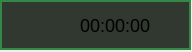
<?xml version="1.0" encoding="UTF-8"?>
<ui version="4.0">
 <class>RecordingStatusWidget</class>
 <widget class="QWidget" name="RecordingStatusWidget">
  <property name="geometry">
   <rect>
    <x>0</x>
    <y>0</y>
    <width>192</width>
    <height>52</height>
   </rect>
  </property>
  <property name="sizePolicy">
   <sizepolicy hsizetype="Minimum" vsizetype="Minimum">
    <horstretch>0</horstretch>
    <verstretch>0</verstretch>
   </sizepolicy>
  </property>
  <property name="windowTitle">
   <string>Form</string>
  </property>
  <property name="styleSheet">
   <string notr="true"/>
  </property>
  <widget class="QFrame" name="RecordStatusFrame">
   <property name="geometry">
    <rect>
     <x>0</x>
     <y>0</y>
     <width>191</width>
     <height>50</height>
    </rect>
   </property>
   <property name="sizePolicy">
    <sizepolicy hsizetype="Minimum" vsizetype="Minimum">
     <horstretch>0</horstretch>
     <verstretch>0</verstretch>
    </sizepolicy>
   </property>
   <property name="styleSheet">
    <string notr="true">background: rgba(0, 10, 0, 0.8);
border: 2px solid #328844;</string>
   </property>
   <property name="frameShape">
    <enum>QFrame::Shape::StyledPanel</enum>
   </property>
   <property name="frameShadow">
    <enum>QFrame::Shadow::Raised</enum>
   </property>
   <layout class="QHBoxLayout" name="horizontalLayout">
    <property name="leftMargin">
     <number>9</number>
    </property>
    <property name="topMargin">
     <number>9</number>
    </property>
    <property name="rightMargin">
     <number>9</number>
    </property>
    <item alignment="Qt::AlignmentFlag::AlignLeft|Qt::AlignmentFlag::AlignVCenter">
     <widget class="QLabel" name="rec_label">
      <property name="sizePolicy">
       <sizepolicy hsizetype="Minimum" vsizetype="Minimum">
        <horstretch>0</horstretch>
        <verstretch>0</verstretch>
       </sizepolicy>
      </property>
      <property name="minimumSize">
       <size>
        <width>28</width>
        <height>28</height>
       </size>
      </property>
      <property name="maximumSize">
       <size>
        <width>28</width>
        <height>28</height>
       </size>
      </property>
      <property name="styleSheet">
       <string notr="true">QLabel{font-weight: bold;
border:none;
font-size:18px;
background-color:transparent;
}

QLabel[active=&quot;true&quot;]{
border-image:url(:/icons/record_indicator.svg)  stretch stretch;
}

QLabel[active=&quot;false&quot;]{
border-image:url(:/icons/record_off_indicator.svg)  stretch stretch;
}</string>
      </property>
      <property name="text">
       <string/>
      </property>
      <property name="margin">
       <number>0</number>
      </property>
      <property name="active" stdset="0">
       <bool>true</bool>
      </property>
     </widget>
    </item>
    <item alignment="Qt::AlignmentFlag::AlignRight|Qt::AlignmentFlag::AlignVCenter">
     <widget class="QLabel" name="duration_label">
      <property name="sizePolicy">
       <sizepolicy hsizetype="Minimum" vsizetype="Minimum">
        <horstretch>0</horstretch>
        <verstretch>0</verstretch>
       </sizepolicy>
      </property>
      <property name="minimumSize">
       <size>
        <width>40</width>
        <height>24</height>
       </size>
      </property>
      <property name="maximumSize">
       <size>
        <width>90</width>
        <height>16777215</height>
       </size>
      </property>
      <property name="styleSheet">
       <string notr="true">font-family: 'Courier New';
border:none;
font-size:18px;
background-color:transparent;</string>
      </property>
      <property name="text">
       <string notr="true">00:00:00</string>
      </property>
     </widget>
    </item>
    <item alignment="Qt::AlignmentFlag::AlignVCenter">
     <widget class="QPushButton" name="pause_button">
      <property name="minimumSize">
       <size>
        <width>24</width>
        <height>24</height>
       </size>
      </property>
      <property name="maximumSize">
       <size>
        <width>24</width>
        <height>24</height>
       </size>
      </property>
      <property name="styleSheet">
       <string notr="true">QPushButton{border:none;
font-size:18px;
background-color:transparent;
border-image:url(:/icons/pause.svg)
}

QPushButton:checked{
border-image:url(:/icons/play.svg)
}</string>
      </property>
      <property name="text">
       <string/>
      </property>
      <property name="iconSize">
       <size>
        <width>20</width>
        <height>20</height>
       </size>
      </property>
      <property name="checkable">
       <bool>true</bool>
      </property>
      <property name="checked">
       <bool>false</bool>
      </property>
     </widget>
    </item>
   </layout>
  </widget>
 </widget>
 <resources>
  <include location="../resources.qrc"/>
 </resources>
 <connections/>
</ui>
